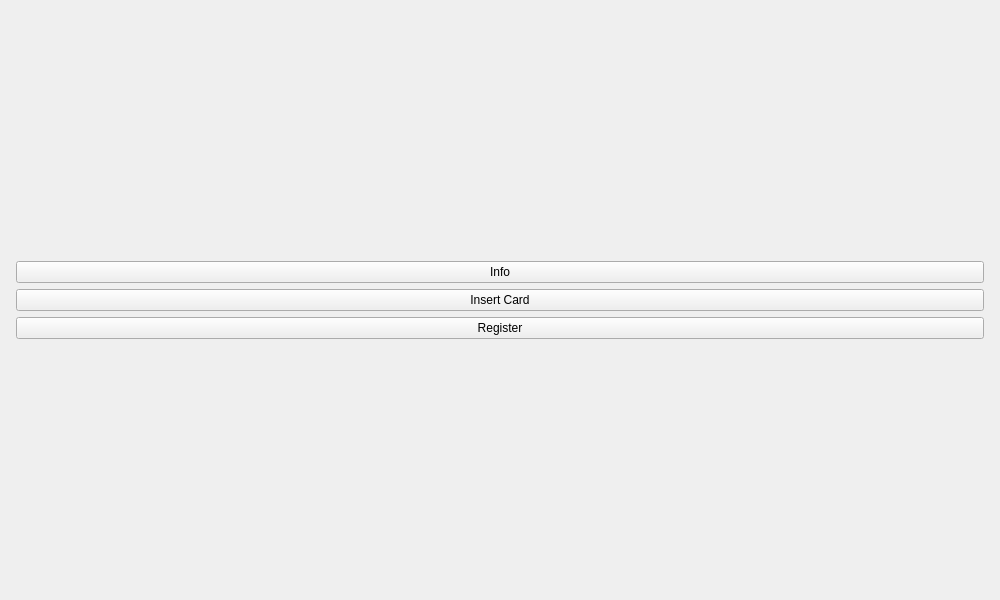
<?xml version="1.0" encoding="UTF-8"?>
<ui version="4.0">
 <class>StartWindow</class>
 <widget class="QWidget" name="StartWindow">
  <property name="geometry">
   <rect>
    <x>0</x>
    <y>0</y>
    <width>1000</width>
    <height>600</height>
   </rect>
  </property>
  <property name="windowTitle">
   <string>Form</string>
  </property>
  <layout class="QHBoxLayout" name="horizontalLayout">
   <item>
    <widget class="QStackedWidget" name="stackedWidget">
     <widget class="QWidget" name="pageMain">
      <layout class="QVBoxLayout" name="verticalLayout_2">
       <property name="leftMargin">
        <number>0</number>
       </property>
       <property name="topMargin">
        <number>0</number>
       </property>
       <property name="rightMargin">
        <number>0</number>
       </property>
       <property name="bottomMargin">
        <number>0</number>
       </property>
       <item>
        <layout class="QVBoxLayout" name="pageMainLayout">
         <property name="leftMargin">
          <number>5</number>
         </property>
         <property name="topMargin">
          <number>5</number>
         </property>
         <property name="rightMargin">
          <number>5</number>
         </property>
         <property name="bottomMargin">
          <number>5</number>
         </property>
         <item>
          <widget class="QPushButton" name="btnInfo">
           <property name="text">
            <string>Info</string>
           </property>
          </widget>
         </item>
         <item>
          <widget class="QPushButton" name="btnInsertCard">
           <property name="text">
            <string>Insert Card</string>
           </property>
          </widget>
         </item>
         <item>
          <widget class="QPushButton" name="btnRegister">
           <property name="text">
            <string>Register</string>
           </property>
          </widget>
         </item>
        </layout>
       </item>
      </layout>
     </widget>
     <widget class="QWidget" name="pageInfo">
      <widget class="QPushButton" name="btnBack">
       <property name="geometry">
        <rect>
         <x>20</x>
         <y>20</y>
         <width>80</width>
         <height>25</height>
        </rect>
       </property>
       <property name="text">
        <string>Back</string>
       </property>
      </widget>
      <widget class="QLabel" name="label">
       <property name="geometry">
        <rect>
         <x>180</x>
         <y>210</y>
         <width>361</width>
         <height>121</height>
        </rect>
       </property>
       <property name="styleSheet">
        <string notr="true">font: 24pt &quot;MS Shell Dlg 2&quot;;
color: black</string>
       </property>
       <property name="text">
        <string>Very Important Info</string>
       </property>
      </widget>
     </widget>
     <widget class="QWidget" name="pageEnterPin">
      <layout class="QVBoxLayout" name="verticalLayout">
       <item alignment="Qt::AlignHCenter">
        <widget class="QLabel" name="labelEnterPin">
         <property name="sizePolicy">
          <sizepolicy hsizetype="Fixed" vsizetype="Fixed">
           <horstretch>0</horstretch>
           <verstretch>0</verstretch>
          </sizepolicy>
         </property>
         <property name="text">
          <string>Enter You Pin</string>
         </property>
        </widget>
       </item>
       <item alignment="Qt::AlignHCenter">
        <widget class="QLabel" name="labelAttemptsRemaining">
         <property name="sizePolicy">
          <sizepolicy hsizetype="Fixed" vsizetype="Fixed">
           <horstretch>0</horstretch>
           <verstretch>0</verstretch>
          </sizepolicy>
         </property>
         <property name="text">
          <string>3 attempts remaining</string>
         </property>
        </widget>
       </item>
       <item>
        <widget class="QLineEdit" name="editPin"/>
       </item>
       <item>
        <widget class="QPushButton" name="btnEnterPin">
         <property name="text">
          <string>Submit</string>
         </property>
        </widget>
       </item>
      </layout>
     </widget>
    </widget>
   </item>
  </layout>
 </widget>
 <resources/>
 <connections/>
</ui>
